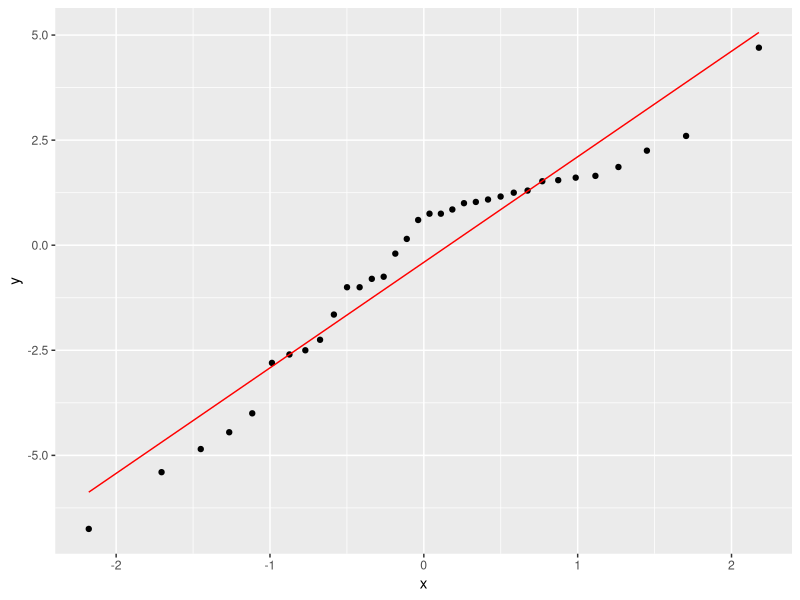

Write R code to recreate this figure. (Note: this script raises an error after producing the figure.)
## ---- chunk 1
library(tidyverse); library(knitr); library(ggplot2); library(kableExtra); library(readxl); library(dplyr); library(flextable); library(pbkrtest); library(broom)
Resultatskjema <- read_excel("Resultatskjema.xlsx")
Resultatskjema.ITT <- read_excel("Resultatskjema_ITT.xlsx")

# analyse intention to treat
itt.wc <- Resultatskjema.ITT %>%
  select(id, group, sex, age, time, wc) %>%
  mutate(time = factor(time, levels = c("pre", "post"),
                       labels = c("Pre", "Post")),
         group = factor(group, levels = c("fls", "kon"),
                        labels = c("Intervensjon", "Kontroll"))) %>% 
  drop_na() %>%
  pivot_wider(names_from = time,
              values_from = wc) %>%
  mutate(change.wc.itt = Post - Pre) %>%
  mutate(change.wc.itt.pros = ((Post - Pre) / Pre) * 100) %>%
  group_by(group) %>%
  print()

# sjekker normalfordelingen 
ggplot(itt.wc, aes(sample = change.wc.itt)) + stat_qq() + stat_qq_line(col = "red")

# analyse av endringsscore fra pre til post mellom gruppene
itt.wc.lm <- lm(change.wc.itt ~ group, data = itt.wc)
summary(itt.wc.lm)

# cohens d
cohensD(change.wc.itt ~ group, dat = itt.wc)

# sjekker for kovariat
itt.wc.lm.co. <- lm(change.wc.itt ~ group + sex + Pre, data = itt.wc)
summary(itt.wc.lm.co.)

itt.wc.lm.co.pre <- lm(change.wc.itt ~ group + Pre, data = itt.wc)
summary(itt.wc.lm.co.pre)

itt.wc.lm.co.sex <- lm(change.wc.itt ~ group + sex, data = itt.wc)
summary(itt.wc.lm.co.sex)

# lager et datasett med gjennomsnittsverdier av endring for bruk i graf
mean.itt.wc <- itt.wc %>%
  drop_na() %>%
  summarise(mean.wc = mean(change.wc.itt),
            sd.wc = sd(change.wc.itt)) %>%
  print()

# lager et datasett for bruk til individuelle verdier i graf (uten dropped out)
dropout.itt.wc <- itt.wc %>%
  filter(id != "tr031 10541") %>%
  filter(id != "tr031 13404") %>%
  filter(id != "tr031 11421") %>%
  filter(id != "tr031 004") %>%
  filter(id != "tr031 008") %>%
  filter(id != "tr031 001") %>%
  filter(id != "tr031 016") %>%
  drop_na() %>%
  print()

# lager graf
figur.wc.itt <- mean.itt.wc %>%
  ggplot(aes(group, mean.wc, group = group)) + geom_boxplot(width = 0.3, fill = "white", colour = "black") + geom_errorbar(aes(ymin = mean.wc - sd.wc, ymax = mean.wc + sd.wc), width = 0.1) + theme_classic() + geom_point(data = dropout.itt.wc, aes(group, change.wc.itt), size = 2, alpha = 0.4) + labs(x = "Gruppe", y = "Endring i midjeomkrets (cm))") + geom_hline(yintercept = 0, linetype = "solid", color = "black") + theme(axis.title = element_text(size = 11), axis.text.x = element_text(size = 10), axis.text.y = element_text(size = 10)) + ylim(-7, 6)

figur.wc.itt

## ---- chunk 2
library(tidyverse); library(knitr); library(ggplot2); library(kableExtra); library(readxl); library(dplyr); library(flextable); library(pbkrtest); library(broom)
Resultatskjema <- read_excel("Resultatskjema.xlsx")

# analyse per protocl 1 treningsøkt per uke

# ordner et datasett for grafisk fremstilling med individuelle endringer fra pre til post i prosent og endringsscore for bruk i statistiske tester
pp.wc <- Resultatskjema %>%
  select(id, sex, group, time, wc) %>%
  filter(id != "tr031 012") %>% 
  filter(id != "tr031 013") %>% 
  filter(id != "tr031 010") %>% 
  filter(id != "tr031 007") %>% 
  mutate(time = factor(time, levels = c("pre", "post"),
                       labels = c("Pre", "Post")),
         group = factor(group, levels = c("fls", "kon"),
                        labels = c("Intervensjon", "Kontroll"))) %>% 
  pivot_wider(names_from = time,
              values_from = wc) %>%
  mutate(change.wc.pp = Post - Pre) %>%
  mutate(change.wc.pp.pros = ((Post - Pre)/ Pre) * 100) %>%
  group_by(group) %>%
  drop_na() %>%
  print()

# sjekker normalfordelingen 
ggplot(pp.wc, aes(sample = change.wc.pp)) + stat_qq() + stat_qq_line(col = "red")

# analyse av endringsscore fra pre til post mellom gruppene
pp.wc.lm <- lm(change.wc.pp ~ group, data = pp.wc)
summary(pp.wc.lm)

# cohens d
cohensD(change.wc.pp ~ group, dat = pp.wc)

# sjekker for kovariat
pp.wc.lm.co <- lm(change.wc.pp ~ group + sex + Pre, data = pp.wc)
summary(pp.wc.lm.co)

pp.wc.lm.co.pre <- lm(change.wc.pp ~ group + Pre, data = pp.wc)
summary(pp.wc.lm.co.pre)

pp.wc.lm.co.sex <- lm(change.wc.pp ~ group + sex + Pre, data = pp.wc)
summary(pp.wc.lm.co.sex)

# lager et datasett med gjennomsnittsverdier av prosentvis endring for bruk i graf
mean.pp.wc <- pp.wc %>%
  summarise(mean.wc.pp = mean(change.wc.pp),
            sd.wc.pp = sd(change.wc.pp)) %>%
  print()

figur.wc.pp <- mean.pp.wc %>%
  ggplot(aes(group, mean.wc.pp, group = group)) + geom_boxplot(width = 0.3, fill = "white", colour = "black") + geom_errorbar(aes(ymin = mean.wc.pp - sd.wc.pp, ymax = mean.wc.pp + sd.wc.pp), width = 0.1) + theme_classic() + geom_point(data = pp.wc, aes(group, change.wc.pp), size = 2, alpha = 0.4) + labs(x = "Gruppe", y = "Endring i midjeomkrets (cm)") + geom_hline(yintercept = 0, linetype = "solid", color = "black") + theme(axis.title = element_text(size = 11), axis.text.x = element_text(size = 10), axis.text.y = element_text(size = 10)) + ylim(-7, 6)

figur.wc.pp
## ---- chunk 3
library(tidyverse); library(knitr); library(ggplot2); library(kableExtra); library(readxl); library(dplyr); library(flextable); library(pbkrtest); library(broom); library(ggsignif)
Resultatskjema <- read_excel("Resultatskjema.xlsx")

# analyse per protocl 2 treningsøkter per uke

# ordner et datasett for grafisk fremstilling med individuelle endringer fra pre til post i prosent og endringsscore for bruk i statistiske tester
ppm.wc <- Resultatskjema %>%
  select(id, sex, group, time, wc) %>%
  # filtrerer ut irrelevante datapunkter
  filter(id != "tr031 012") %>% 
  filter(id != "tr031 013") %>% 
  filter(id != "tr031 010") %>% 
  filter(id != "tr031 007") %>% 
  filter(id != "tr031 002") %>% 
  filter(id != "tr031 006") %>% 
  filter(id != "tr031 009") %>% 
  filter(id != "tr031 013") %>% 
  filter(id != "tr031 012") %>%
  filter(id != "tr031 015") %>%
  filter(id != "tr031 014") %>%
  mutate(time = factor(time, levels = c("pre", "post"),
                       labels = c("Pre", "Post")),
         group = factor(group, levels = c("fls", "kon"),
                        labels = c("Intervensjon", "Kontroll"))) %>% 
  pivot_wider(names_from = time,
              values_from = wc) %>%
  mutate(change.wc.ppm = Post - Pre) %>%
  mutate(change.wc.pros.ppm = ((Post - Pre)/ Pre) * 100) %>%
  group_by(group) %>%
  drop_na() %>%
  print()

# sjekker normalfordelingen 
ggplot(ppm.wc, aes(sample = change.wc.ppm)) + stat_qq() + stat_qq_line(col = "red")

# analyse av endringsscore fra pre til post mellom gruppene
ppm.wc.lm <- lm(change.wc.ppm ~ group, data = ppm.wc)
summary(ppm.wc.lm)

# cohens d
cohensD(change.wc.ppm ~ group, dat = ppm.wc)

# sjekker for kovariat
ppm.wc.lm.co <- lm(change.wc.ppm ~ group + sex + Pre, data = ppm.wc)
summary(ppm.wc.lm.co)

ppm.wc.lm.co.pre <- lm(change.wc.ppm ~ group + Pre, data = ppm.wc)
summary(ppm.wc.lm.co.pre)

ppm.wc.lm.co.sex <- lm(change.wc.ppm ~ group + sex + Pre, data = ppm.wc)
summary(ppm.wc.lm.co.sex)

# lager et datasett med gjennomsnittsverdier av prosentvis endring for bruk i graf
mean.ppm.wc <- ppm.wc %>%
  summarise(mean.wc.ppm = mean(change.wc.ppm),
            sd.wc.ppm = sd(change.wc.ppm)) %>%
  print()

figur.wc.ppm <- mean.ppm.wc %>%
  ggplot(aes(group, mean.wc.ppm, group = group)) + geom_boxplot(width = 0.3, fill = "white", colour = "black") + geom_errorbar(aes(ymin = mean.wc.ppm - sd.wc.ppm, ymax = mean.wc.ppm + sd.wc.ppm), width = 0.1) + theme_classic() + geom_point(data = ppm.wc, aes(group, change.wc.ppm), size = 2, alpha = 0.4) + labs(x = "Gruppe", y = "Endring i midjeomkrets (cm)") + geom_hline(yintercept = 0, linetype = "solid", color = "black") + theme(axis.title = element_text(size = 11), axis.text.x = element_text(size = 10), axis.text.y = element_text(size = 10)) + ylim(-7, 6)

figur.wc.ppm
